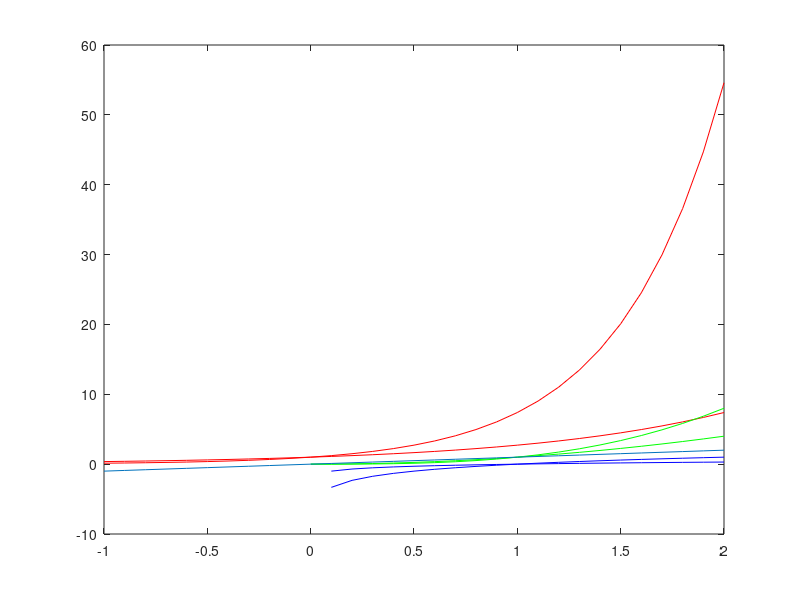

MATLAB code to generate this figure:
x1=-1:0.1:2;
x=0:0.1:2;
y1=exp(x1);
y2=x.^2;
y3=log10(x);
y=x1;
y11=exp(2*x1);
y12=x.^3;
y13=log2(x);
plot(x1,y1,'r',x,y2,'g',x,y3,'b',x1,y11,'r',x,y12,'g',x,y13,'b');
hold on;
plot(x1,y);
hold on;